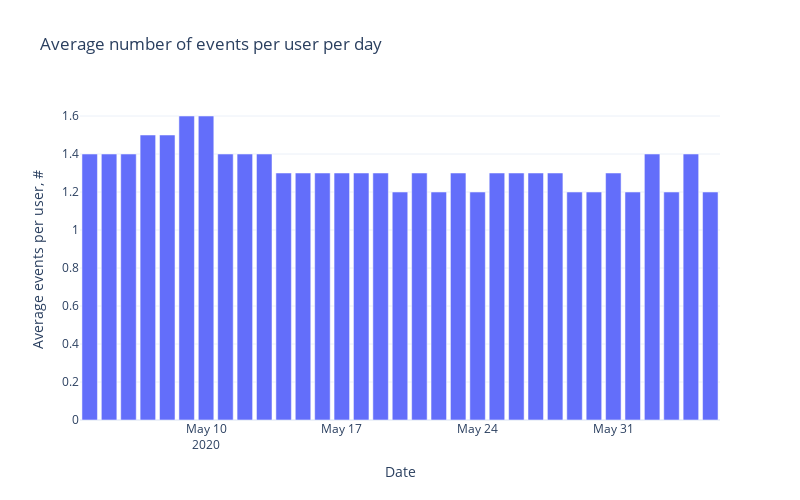

Write notebook code for a chart like this one.
### Markdown cell above
Похоже, игроки гораздо чаще строят `spaceport` и `assembly_shop`, чем `research_center`. Это может быть связно с механикой игры (например, только один исследовательский центр разрешен за игру), так и со стратегиями, которые выбирают игроки (зерг раш!).

Посмотрим, какое количество событий происходило на пользователя по дням.

### Code cell
df_temp = (
    pd.pivot_table(
        data=df_actions,
        index='event_day',
        values='user_id',
        aggfunc=['count', 'nunique'],
    )
    .reset_index()
    .set_axis(['day_event', 'event_count', 'user_id_count'], axis=1)
    .rename_axis('index', axis=1)
    .assign(
        event_avg_per_user = lambda df: round(df.event_count / df.user_id_count, 1),
    )
)

fig = px.bar(
    df_temp,
    x='day_event',
    y='event_avg_per_user',
    # color='event',
    title='Average number of events per user per day',
    labels=dict(event_avg_per_user='Average events per user, #', day_event='Date'),
    width=FIG_WIDTH * 100,
    height=FIG_HEIGHT * 100,
    template='plotly_white',
)
fig.show()

### Figure 1 — Plotly figure (JSON) as saved in the notebook; plotly's stock layout.template omitted (floating-point values rounded to 4 significant figures)
{"data": [{"alignmentgroup": "True", "hovertemplate": "Date=%{x}<br>Average events per user, #=%{y}<extra></extra>", "legendgroup": "", "marker": {"color": "#636efa", "pattern": {"shape": ""}}, "name": "", "offsetgroup": "", "orientation": "v", "showlegend": false, "textposition": "auto", "type": "bar", "x": ["2020-05-04T00:00:00", "2020-05-05T00:00:00", "2020-05-06T00:00:00", "2020-05-07T00:00:00", "2020-05-08T00:00:00", "2020-05-09T00:00:00", "2020-05-10T00:00:00", "2020-05-11T00:00:00", "2020-05-12T00:00:00", "2020-05-13T00:00:00", "2020-05-14T00:00:00", "2020-05-15T00:00:00", "2020-05-16T00:00:00", "2020-05-17T00:00:00", "2020-05-18T00:00:00", "2020-05-19T00:00:00", "2020-05-20T00:00:00", "2020-05-21T00:00:00", "2020-05-22T00:00:00", "2020-05-23T00:00:00", "2020-05-24T00:00:00", "2020-05-25T00:00:00", "2020-05-26T00:00:00", "2020-05-27T00:00:00", "2020-05-28T00:00:00", "2020-05-29T00:00:00", "2020-05-30T00:00:00", "2020-05-31T00:00:00", "2020-06-01T00:00:00", "2020-06-02T00:00:00", "2020-06-03T00:00:00", "2020-06-04T00:00:00", "2020-06-05T00:00:00"], "xaxis": "x", "y": [1.4, 1.4, 1.4, 1.5, 1.5, 1.6, 1.6, 1.4, 1.4, 1.4, 1.3, 1.3, 1.3, 1.3, 1.3, 1.3, 1.2, 1.3, 1.2, 1.3, 1.2, 1.3, 1.3, 1.3, 1.3, 1.2, 1.2, 1.3, 1.2, 1.4, 1.2, 1.4, 1.2], "yaxis": "y"}], "layout": {"barmode": "relative", "height": 500, "legend": {"tracegroupgap": 0}, "title": {"text": "Average number of events per user per day"}, "width": 800, "xaxis": {"anchor": "y", "domain": [0, 1], "title": {"text": "Date"}}, "yaxis": {"anchor": "x", "domain": [0, 1], "title": {"text": "Average events per user, #"}}}}
